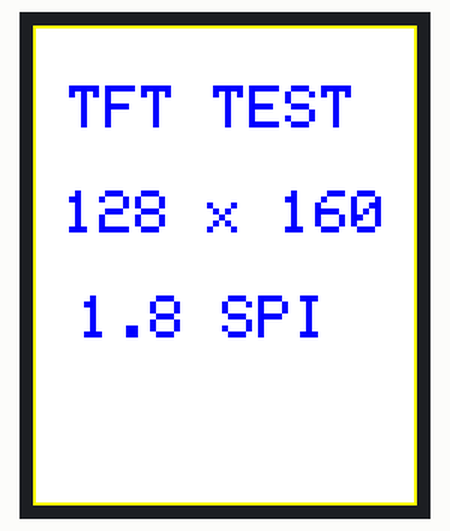
This sketch was run on a simulated Arduino Mega 2560, built with avr-gcc and run on an emulated ATmega2560. Parts: 128×160 colour display.

Above: at 10.3 s.
At 12.4 s:
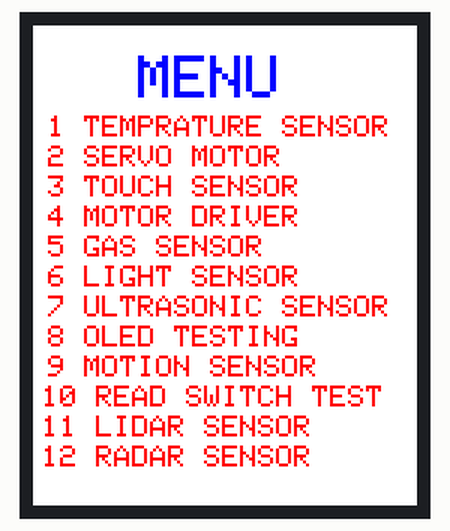

The sketch:

128_160_TFT_MODULE.ino
```cpp
#include <SPI.h>
#include <Adafruit_GFX.h>
#include <Adafruit_ST7735.h>

// font style
#include <Fonts/FreeSans9pt7b.h>
#include <Fonts/FreeMono9pt7b.h>

// Mega pins
#define TFT_CS   10
#define TFT_DC    9
#define TFT_RST   8

Adafruit_ST7735 tft = Adafruit_ST7735 (TFT_CS, TFT_DC, TFT_RST);

void setup() {

  Serial.begin(9600);
 // 1.8 inch 128x160 ST7735
  tft.initR(INITR_BLACKTAB);

  tft.setRotation(0); // 0 for Potrait and 1 for Landscap

  tft.fillScreen(ST77XX_YELLOW);
  delay(2000);

  tft.fillScreen(ST77XX_RED);
  delay(2000);

  tft.fillScreen(ST77XX_GREEN);
  delay(2000);

  tft.fillScreen(ST77XX_MAGENTA);
  delay(2000);

  tft.fillScreen(ST77XX_WHITE);
  delay(2000);
  // Border
  tft.drawRect(0, 0, 128, 160, ST77XX_YELLOW);

  // Text
  tft.setTextColor(ST77XX_BLUE);
  tft.setTextSize(2);
  tft.setCursor(12, 20);
  tft.println("TFT TEST");

  tft.setCursor(10, 55);
  tft.println("128 x 160");

  tft.setCursor(15, 90);
  tft.println("1.8 SPI");
  delay(2000);

  tft.fillScreen(ST77XX_WHITE);

  tft.setCursor(35, 10);
  tft.println("MENU");

  tft.setTextColor(ST77XX_RED);
  tft.setTextSize(1);
  tft.setCursor(5, 30);
  tft.println("1 TEMPRATURE SENSOR");

  tft.setCursor(5, 40);
  tft.println("2 SERVO MOTOR");

  tft.setCursor(5, 50);
  tft.println("3 TOUCH SENSOR");

  tft.setCursor(5, 60);
  tft.println("4 MOTOR DRIVER");

  tft.setCursor(5, 70);
  tft.println("5 GAS SENSOR");

  tft.setCursor(5, 80);
  tft.println("6 LIGHT SENSOR");

  tft.setCursor(5, 90);
  tft.println("7 ULTRASONIC SENSOR");

  tft.setCursor(5, 100);
  tft.println("8 OLED TESTING");

  tft.setCursor(5, 110);
  tft.println("9 MOTION SENSOR");

  tft.setCursor(3, 120);
  tft.println("10 READ SWITCH TEST");

  tft.setCursor(3, 130);
  tft.println("11 LIDAR SENSOR");

  tft.setCursor(3, 140);
  tft.println("12 RADAR SENSOR");

}

void loop() {

}
  /*tft.setFont(&FreeSans9pt7b);
  tft.setTextSize(1);
  tft.setTextColor(ST77XX_BLUE);
  tft.setCursor(10, 120);
  tft.println("Arduino Mega");

  tft.setFont(&FreeMono9pt7b);
  tft.setTextSize(1);
  tft.setTextColor(ST77XX_BLUE);
  tft.setCursor(10, 50);
  tft.println("Arduino Mega");*/
```

Measured:
- what the display in image 0 shows lasts 2.0 s, from 10.3 s to 12.3 s
